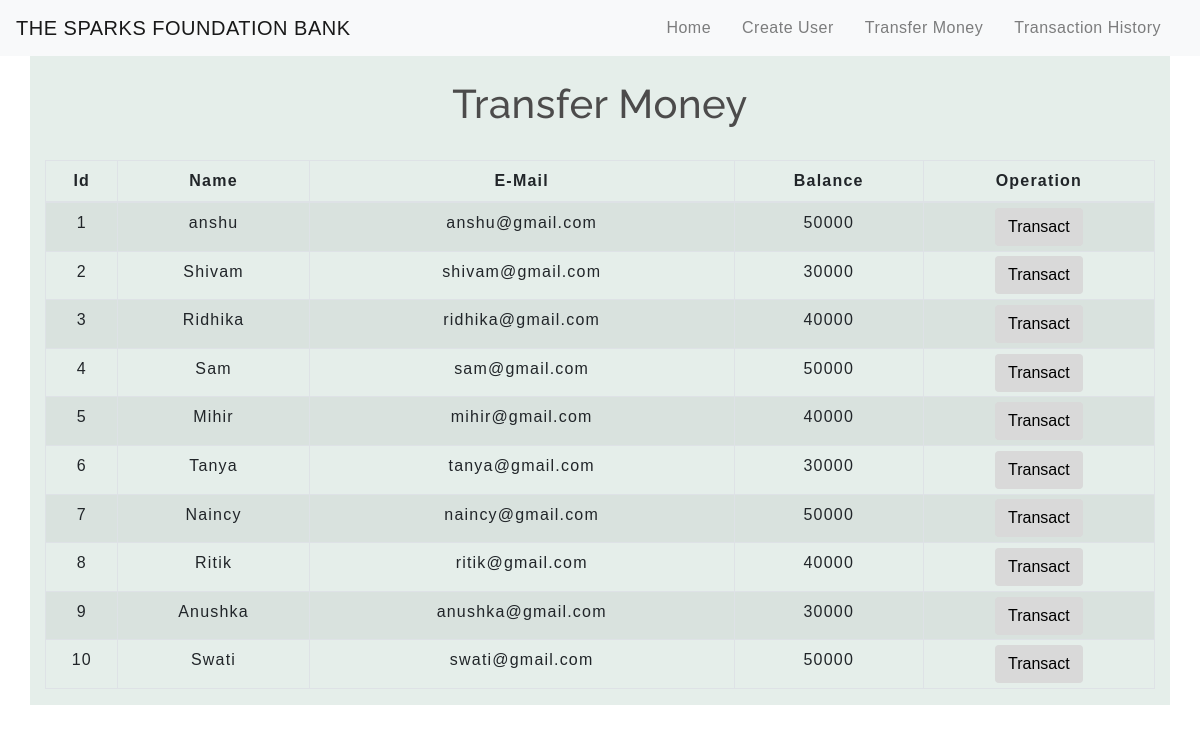
The app's page /transfermoney.php with its own data.
### tables this page shows
CREATE TABLE `users` (
  `id` int(3) NOT NULL,
  `name` text NOT NULL,
  `email` varchar(30) NOT NULL,
  `balance` int(8) NOT NULL
);

### transfermoney.php (the view, shortened to what this page needs)
<!DOCTYPE html>
<html lang="en">
<head>
    <link rel="stylesheet" href="https://maxcdn.bootstrapcdn.com/bootstrap/4.0.0/css/bootstrap.min.css">
    <link rel="stylesheet" type="text/css" href="css/table.css">
    <link rel="stylesheet" type="text/css" href="css/navbar.css">
</head>
<body>
<?php
    include 'config.php';
    $sql = "SELECT * FROM users";
    $result = mysqli_query($conn,$sql);
?>
<?php
  include 'navbar.php';
?>
<div class="container" style="background-color: #E5EEEA;">
        <h2 class="text-center pt-4">Transfer Money</h2>
        <br>
            <div class="row">
                <div class="col">
                    <div class="table-responsive-sm">
                    <table class="table table-hover table-sm table-striped table-condensed table-bordered">
                        <thead>
                            <tr>
                            <th scope="col" class="text-center py-2">Id</th>
                            <th scope="col" class="text-center py-2">Name</th>
                            <th scope="col" class="text-center py-2">E-Mail</th>
                            <th scope="col" class="text-center py-2">Balance</th>
                            <th scope="col" class="text-center py-2">Operation</th>
                            </tr>
                        </thead>
                        <tbody>
                <?php
                    while($rows=mysqli_fetch_assoc($result)){
                ?>
                    <tr>
                        <td class="py-2"><?php echo $rows['id'] ?></td>
                        <td class="py-2"><?php echo $rows['name']?></td>
                        <td class="py-2"><?php echo $rows['email']?></td>
                        <td class="py-2"><?php echo $rows['balance']?></td>
                        <td><a href="selecteduserdetail.php?id= <?php echo $rows['id'] ;?>"> <button type="button" class="btn">Transact</button></a></td>
                    </tr>
                <?php
                    }
                ?>
                        </tbody>
                    </table>
                    </div>
                </div>
            </div>
         </div>
</body>
</html>

### navbar.php (shortened to what this page needs)
<nav class="navbar navbar-expand-md navbar-light bg-light" >
<a class="navbar-brand" href="index.php">THE SPARKS FOUNDATION BANK</a>
<div class="collapse navbar-collapse" id="collapsibleNavbar">
      <ul class="navbar-nav ml-auto">
        <li class="nav-item">
          <a class="nav-link" href="index.php">Home</a>
        </li>
        <li class="nav-item">
          <a class="nav-link" href="createuser.php">Create User</a>
        </li>
        <li class="nav-item">
          <a class="nav-link" href="transfermoney.php">Transfer Money</a>
        </li>
        <li class="nav-item">
          <a class="nav-link" href="transactionhistory.php">Transaction History</a>
        </li>
    </div>
 </nav>

### css/table.css (style rules this page uses)
* { padding: 0; margin: 0; box-sizing: border-box; font-family: sans-serif; }
h2 { font-size: 40px; }
table { letter-spacing: 1.2px; }
td { text-align: center; }
button { border:none; background: #d9d9d9; transition: 1s; }

### css/navbar.css (style rules this page uses)
.nav-link { margin-right: 15px; color:#2F363F; letter-spacing: 0.5px; transition: 0.5s; }
.navbar-brand { color: #4C4B4B; letter-spacing: 0.5px; }
h2 { color: #4C4B4B; letter-spacing: 0.5px; font-family: raleway; }

### transfermoney.php (style rules this page uses)
button { transition: 1.5s; }

### records on screen
users: id "1", name "anshu", email "anshu@gmail.com", balance "50000"
users: id "2", name "Shivam", email "shivam@gmail.com", balance "30000"
users: id "3", name "Ridhika", email "ridhika@gmail.com", balance "40000"
users: id "4", name "Sam", email "sam@gmail.com", balance "50000"
users: id "5", name "Mihir", email "mihir@gmail.com", balance "40000"
users: id "6", name "Tanya", email "tanya@gmail.com", balance "30000"
users: id "7", name "Naincy", email "naincy@gmail.com", balance "50000"
users: id "8", name "Ritik", email "ritik@gmail.com", balance "40000"
users: id "9", name "Anushka", email "anushka@gmail.com", balance "30000"
users: id "10", name "Swati", email "swati@gmail.com", balance "50000"
